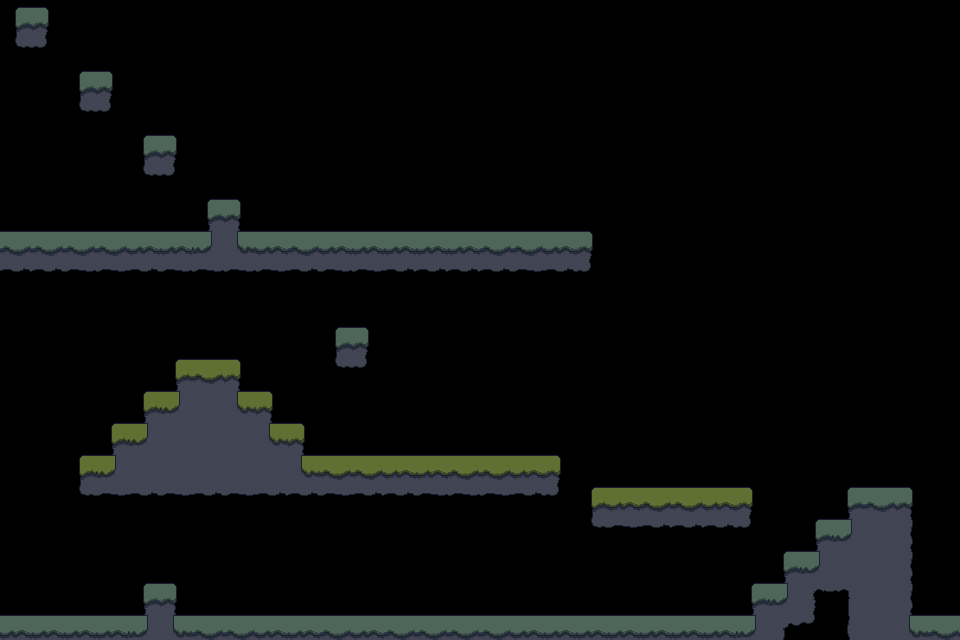

A 2D game scene composited from a Tiled map and its tileset images. What follows is a short description and the map's XML, with every tile layer's data as written:
An orthogonal 30x20 tile map with 32x32 px tiles, 1 tile layer (Прошарок плиток 1).

<map version="1.10" tiledversion="1.11.2" orientation="orthogonal" renderorder="right-down" width="30" height="20" tilewidth="32" tileheight="32" infinite="0" nextlayerid="2" nextobjectid="1">
 <tileset firstgid="1" source="Tiles.tsx" />
 <layer id="1" name="Прошарок плиток 1" width="30" height="20">
  <data encoding="csv">
5,8,0,0,0,0,0,0,0,0,0,0,0,0,0,0,0,0,0,0,0,0,0,0,0,0,0,0,0,0,
65,68,0,0,0,0,0,0,0,0,0,0,0,0,0,0,0,0,0,0,0,0,0,0,0,0,0,0,0,0,
0,0,5,8,0,0,0,0,0,0,0,0,0,0,0,0,0,0,0,0,0,0,0,0,0,0,0,0,0,0,
0,0,65,68,0,0,0,0,0,0,0,0,0,0,0,0,0,0,0,0,0,0,0,0,0,0,0,0,0,0,
0,0,0,0,5,8,0,0,0,0,0,0,0,0,0,0,0,0,0,0,0,0,0,0,0,0,0,0,0,0,
0,0,0,0,65,68,0,0,0,0,0,0,0,0,0,0,0,0,0,0,0,0,0,0,0,0,0,0,0,0,
0,0,0,0,0,0,5,8,0,0,0,0,0,0,0,0,0,0,0,0,0,0,0,0,0,0,0,0,0,0,
6,6,6,6,7,7,35,38,7,6,7,7,7,7,7,6,6,7,8,0,0,0,0,0,0,0,0,0,0,0,
67,67,66,66,67,66,66,66,66,67,66,66,67,67,67,67,66,67,68,0,0,0,0,0,0,0,0,0,0,0,
0,0,0,0,0,0,0,0,0,0,0,0,0,0,0,0,0,0,0,0,0,0,0,0,0,0,0,0,0,0,
0,0,0,0,0,0,0,0,0,0,5,8,0,0,0,0,0,0,0,0,0,0,0,0,0,0,0,0,0,0,
0,0,0,0,0,1,2,4,0,0,65,68,0,0,0,0,0,0,0,0,0,0,0,0,0,0,0,0,0,0,
0,0,0,0,1,31,18,34,4,0,0,0,0,0,0,0,0,0,0,0,0,0,0,0,0,0,0,0,0,0,
0,0,0,1,31,18,17,17,34,4,0,0,0,0,0,0,0,0,0,0,0,0,0,0,0,0,0,0,0,0,
0,0,1,31,17,18,17,18,18,34,2,2,3,3,2,2,3,4,0,0,0,0,0,0,0,0,0,0,0,0,
0,0,61,62,63,62,63,62,63,63,62,63,63,62,62,62,63,64,1,3,2,2,3,4,0,0,5,6,8,0,
0,0,0,0,0,0,0,0,0,0,0,0,0,0,0,0,0,0,61,62,63,63,63,64,0,5,35,22,23,0,
0,0,0,0,0,0,0,0,0,0,0,0,0,0,0,0,0,0,0,0,0,0,0,0,5,35,22,22,23,0,
0,0,0,0,5,8,0,0,0,0,0,0,0,0,0,0,0,0,0,0,0,0,0,5,35,36,37,22,23,0,
7,7,7,7,35,38,6,6,7,7,6,7,6,6,6,6,7,7,7,7,7,7,7,35,53,68,20,22,38,6
</data>
 </layer>
</map>